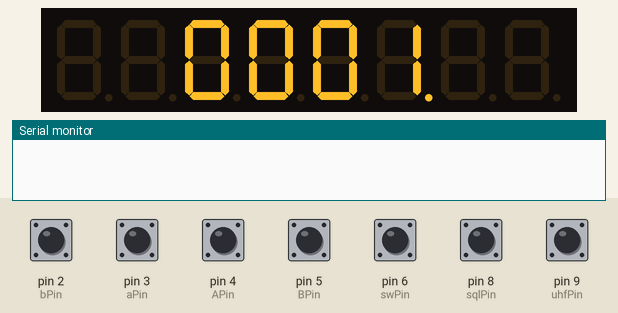
A sketch run on a simulated Arduino Uno, built with avr-gcc and run on an emulated ATmega328P. On the bench: 8-digit seven-segment display, the last lines printed to the serial monitor. The inputs (shaded band) are chosen by the test bench; at power-on: pin 2 (bPin), pin 3 (aPin), pin 4 (APin), pin 5 (BPin), pin 6 (swPin), pin 8 (sqlPin), pin 9 (uhfPin) HIGH.

Above: at 5.3 s.
5.4 s: pin 2 (bPin) pulled LOW for 0.15 s
At 6.6 s:
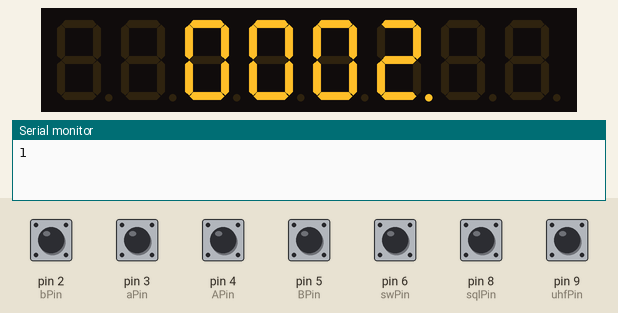
7.0 s: pin 4 (APin) pulled LOW for 0.15 s
At 8.0 s:
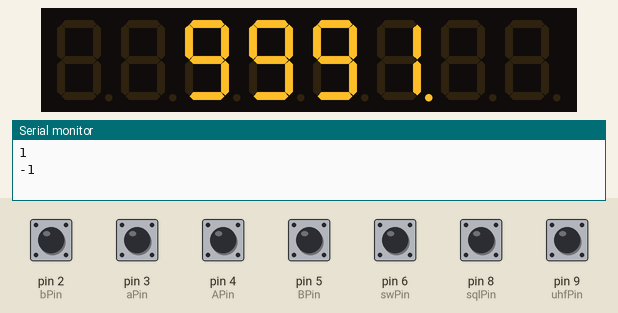
8.6 s: pin 3 (aPin) pulled LOW for 0.15 s
10.2 s: pin 5 (BPin) pulled LOW for 0.15 s
At 11.4 s:
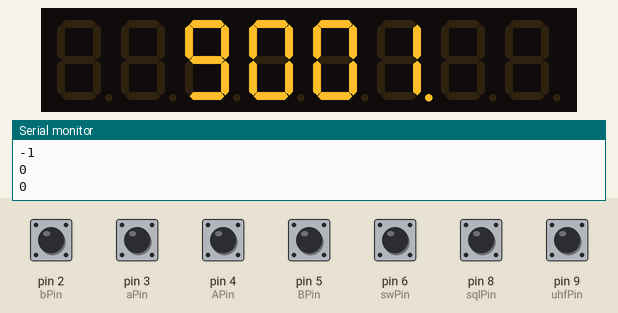
11.8 s: pin 6 (swPin) pulled LOW for 0.15 s
At 11.87 s:
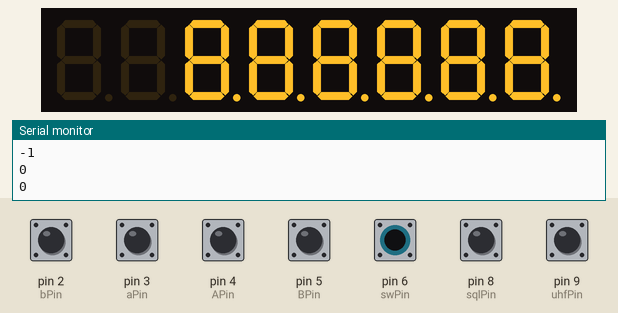
13.4 s: pin 2 (bPin) pulled LOW for 1 s
At 14.0 s:
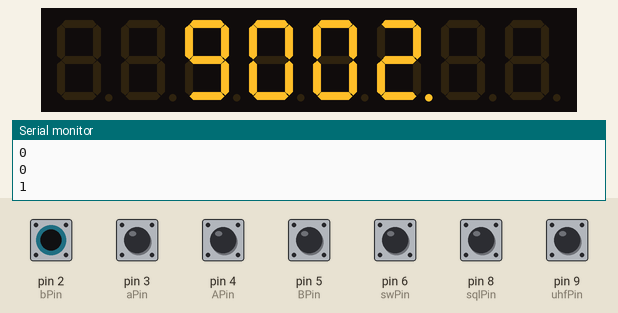
Timing chart, 0 to 16.4 s (numbered marks = the images above; inputs shaded):
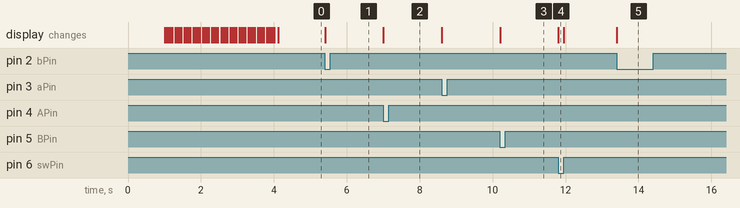

The sketch:

SAMPLE_RADIO.ino
```cpp
/*
File to demonstrate the use of all hardware currently available parts for this module
last updated 2025-03-23
*/

#include <max7219.h>

// CLK -> D10
// CS -> D11
// DIN -> D12

MAX7219 max7219;
String dash = "-";

void display(String text, int dec) {
  while (text.length() < 6){
    text = " " + text;
  }
  max7219.DisplayChar(0, text[0], 0);
  max7219.DisplayChar(1, text[1], 0);
  max7219.DisplayChar(2, text[2], dec);
  max7219.DisplayChar(3, text[3], 0);
  max7219.DisplayChar(4, text[4], 0);
  max7219.DisplayChar(5, text[5], 0);

}

const int aPin = 3;
const int bPin = 2;
const int APin = 4;
const int BPin = 5;
const int swPin = 6;

const int sqlPin = 8;
const int uhfPin = 9;

int enc1Last = 0;
int enc1Pos = 0;
int enc2Last = 0;
int enc2Pos = 0;
long int currentFreq = 1000;
int brightness = 0x0F;

int start_time = millis();


void start() {
  for (int i = 0; i < 6; i++) {
    for (int i = 0; i < 6; i++) {
      display(dash, 0);
      delay(40);
      dash += " ";
    }
    for (int i = 6; i > 0; i--) {
      dash = dash.substring(0, i);
      display(dash, 0);
      delay(40);
    }
  }
  max7219.Clear();
  delay(100);
}

void test(){
    max7219.DisplayChar(0, '8', 1);
    max7219.DisplayChar(1, '8', 1);
    max7219.DisplayChar(2, '8', 1);
    max7219.DisplayChar(3, '8', 1);
    max7219.DisplayChar(4, '8', 1);
    max7219.DisplayChar(5, '8', 1);
}

void setup() {
    Serial.begin(9600);
    pinMode(aPin, INPUT_PULLUP);
    pinMode(bPin, INPUT_PULLUP);
    pinMode(APin, INPUT_PULLUP);
    pinMode(BPin, INPUT_PULLUP);
    pinMode(swPin, INPUT_PULLUP);
    pinMode(sqlPin, INPUT_PULLUP);
    pinMode(uhfPin, INPUT_PULLUP);
    Serial.begin(9600);
    max7219.Begin();
    max7219.Clear();
    delay(1000);
    start();
}

void loop() {
    // Encoder 1
    int enc1Val = digitalRead(aPin);
    int enc1Val2 = digitalRead(bPin);
    int enc1Current = (enc1Val << 1) | enc1Val2;

    if (enc1Current != enc1Last) {
        if ((enc1Last == 0b00 && enc1Current == 0b01) ||
            (enc1Last == 0b11 && enc1Current == 0b10)) {
            enc1Pos++;
            if (currentFreq < 255000){
              currentFreq += 1000;
            }
            Serial.println(enc1Pos);
        } else if ((enc1Last == 0b00 && enc1Current == 0b10) ||
                   (enc1Last == 0b11 && enc1Current == 0b01)) {
            enc1Pos--;
            if (currentFreq > 1000) {
              currentFreq -= 1000;
            }
            Serial.println(enc1Pos);
        }
    }
    enc1Last = enc1Current;

    // Encoder 2
    int enc2Val = digitalRead(APin);
    int enc2Val2 = digitalRead(BPin);
    int enc2Current = (enc2Val << 1) | enc2Val2;

    if (enc2Current != enc2Last) {
        if ((enc2Last == 0b00 && enc2Current == 0b01) ||
            (enc2Last == 0b11 && enc2Current == 0b10)) {
            enc2Pos++;
            if (currentFreq < 255255) {
              if (start_time < 1000){
                currentFreq += 10;
                start_time = millis();
              } else if (start_time > 1000) {
                currentFreq += 1;
                start_time = millis();
              }
            }
            // if (brightness < 0x0F) {
            //   brightness += 1;
            //   max7219.MAX7219_SetBrightness(brightness);
            // }
            Serial.println(enc2Pos);
        } else if ((enc2Last == 0b00 && enc2Current == 0b10) ||
                   (enc2Last == 0b11 && enc2Current == 0b01)) {
            enc2Pos--;
            if (currentFreq > 0) {
              currentFreq -= 1;
            }
            // if (brightness > 0) {
            //   brightness -= 1;
            //   max7219.MAX7219_SetBrightness(brightness);
            // }
            Serial.println(enc2Pos);
        }
    }
    enc2Last = enc2Current;

    // Button
    if (digitalRead(swPin) == LOW) {
        test();
    } else {
      display(String(currentFreq), 1);
      max7219.MAX7219_SetBrightness(brightness);
      if (digitalRead(sqlPin) == LOW) {
        Serial.println("SQL On");
      }
      if (digitalRead(uhfPin) == LOW) {
        Serial.println("UHF On");
      }
    }
}
```

Measured:
- after the input at 5.4 s, the display: changes at once (image 1)
- after the input at 7.0 s, the display: changes at once (image 2)
- after the input at 10.2 s, the display: changes at once (image 3)
- after the input at 11.8 s, the display: changes at once (image 4)
- after the input at 13.4 s, the display: changes at once (image 5)
